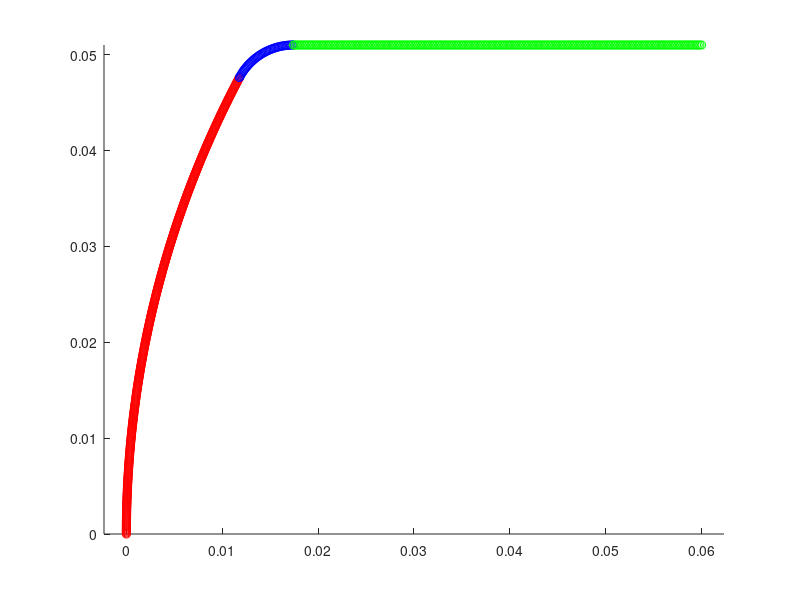
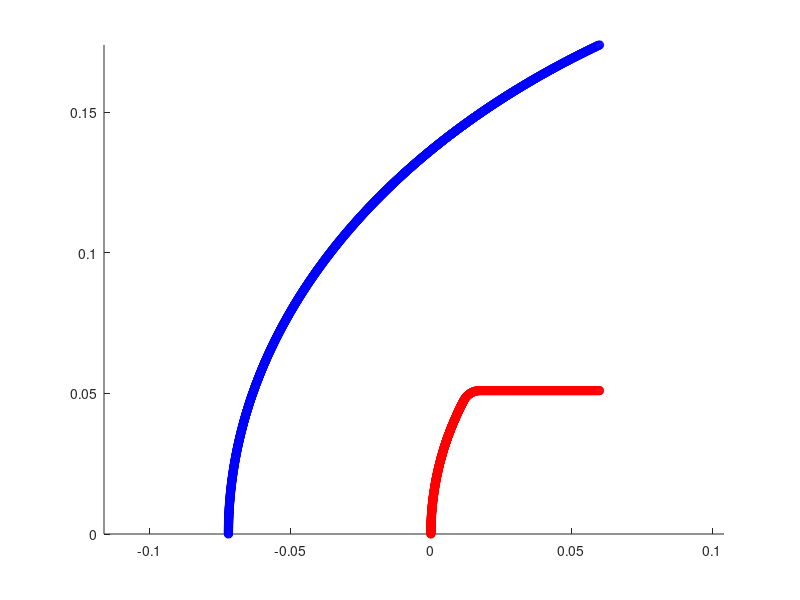

Here is the MATLAB script that generated these plots, in order:
function [xl, xu, Rn] = isoq()

Rn = 0.102;
Rs = Rn/16; 
xE = 0.06;
ThN = 27.82*pi/180;
Thf = pi/2;
n1 = 480;
n2 = 48;
n3 = 240;

th = 0:ThN/n1:ThN;
xc0 = Rn*(1 - cos(th));
yc0 = Rn*sin(th);

Thi = pi - ThN;
c1_x =  xc0(end) - Rs*cos(Thi);
c1_y =  yc0(end) - Rs*sin(Thi);

th = Thi:(Thf-Thi)/n2:Thf;
xc1_1 = Rs*cos(th);
yc1_1 = Rs*sin(th);

xc1_1 = xc1_1 + c1_x;
yc1_1 = yc1_1 + c1_y;

xl0 = [xc0(:) yc0(:)];
xl1 = [xc1_1(:) yc1_1(:)];

xT = max(xl1(:,1));
yT = max(xl1(:,2));

xl2 = [linspace(xT, xE, n3)' yT*ones(n3,1)];

figure(1); clf;
hold on;
plot(xl0(:,1), xl0(:,2), 'or');
plot(xl1(:,1), xl1(:,2), 'ob');
plot(xl2(:,1), xl2(:,2), 'og');
axis equal;

xl = [xl0(1:end-1,:); xl1(1:end-1,:); xl2(1:end,:)];

t = linspace(pi, pi/2, 2000)';
xc = 3.8*xE + 5*xE*cos(t);
yc = 3.5*xE*sin(t);
xu = [xc yc];

ind = xu(:,1) <= xE;
xu = xu(ind,:);
xu(end,1) = xE;

figure(2); clf;
hold on;
plot(xl(:,1), xl(:,2), 'or');
plot(xu(:,1), xu(:,2), 'ob');
axis equal;



% 
% plot(xl2(:,1), xl2(:,2), 'og');
% plot(xl3(:,1), xl3(:,2), 'ok');
% 
% plot(c1_x, c1_y, '-ok');
% 
% %xo = [xl0(1:end-1,:); xl1(1:end-1,:); xl2(1:end-1,:); xl3(1:end,:)];
% 
% n1 = 5000;
% n2 = 5000;
% n3 = 2000;
% n4 = 1000;
% 
% ThN = 23.0353*pi/180;
% th = 0:ThN/n1:ThN;
% xc0 = Rn*(1 - cos(th));
% yc0 = Rn*sin(th);
% xr0 = [xc0(:) yc0(:)];
% 
% Thi = pi-ThN;
% Thf = pi/2-32.5*pi/180;
% th = Thi:(Thf-Thi)/n2:Thf;
% xc1 = Rs*cos(th) + c1_x;
% yc1 = Rs*sin(th) + c1_y;
% xr1 = [xc1(:) yc1(:)];
% 
% xi = linspace(0,1,n3)';
% XA = xr1(end,:);
% XB = [3.3020 0.9116];
% x = XA(1,1) + (XB(1,1)-XA(1,1))*xi;
% y = XA(1,2) + (XB(1,2)-XA(1,2))*xi;
% xr2 = [x y];
% 
% xi = linspace(0,1,n4)';
% XA = XB;
% XB = [3.3020 0];
% x = XA(1,1) + (XB(1,1)-XA(1,1))*xi;
% y = XA(1,2) + (XB(1,2)-XA(1,2))*xi;
% xr3 = [x y];
% 
% % figure(2); clf;
% % hold on;
% % plot(xr0(:,1), xr0(:,2), '-b');
% % plot(xr1(:,1), xr1(:,2), '-b');
% % plot(xr2(:,1), xr2(:,2), '-b');
% % plot(xr3(:,1), xr3(:,2), '-b');
% % plot(c1_x, c1_y, '-ok');
% 
% xr = [xr0(1:end-1,:); xr1(1:end-1,:); xr2(1:end,:)];
% 
% xs = shifted_curve_normal_direction(xr, D);
% xs(1,:) = [D 0];
% XC = XB;
% XC(1) = XB(1) - D;
% s = (xs(end-3,2)-xs(end-4,2))/(xs(end-3,1)-xs(end-4,1));
% c =  xs(end-4,2) - s*xs(end-4,1);
% XC(2) = c + s * XC(1);
% 
% % [xr(1:10,:) xs(1:10,:)]
% % pause
% 
% ind = xs(:,1) < XC(1);
% xs = xs(ind,:);
% 
% xi = linspace(0,1,n4)';
% XA = XC;
% XB(1) = XB(1) - D;
% x = XA(1,1) + (XB(1,1)-XA(1,1))*xi;
% y = XA(1,2) + (XB(1,2)-XA(1,2))*xi;
% xs3 = [x y];
% xs = [xs; xs3];
% 
% xf = [xr0(1:end-1,:); xr1(1:end-1,:); xr2(1:end-1,:); xr3(1:end,:)];
% 
% figure(2); clf;
% hold on;
% plot(xf(:,1), xf(:,2), '-b');
% plot(xs(:,1), xs(:,2), '-r');
% %plot(XC(1), XC(2), 'ok');
% axis equal; axis tight;
% 
